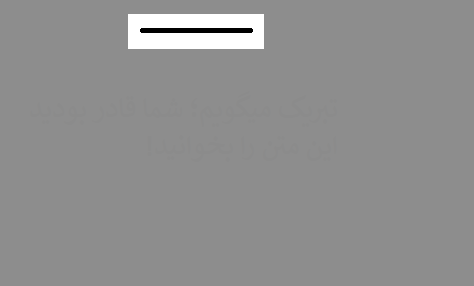
#> input picture images_for_MV/hidden.png, 474 x 286 px, found by its file name
$ jupyter execute hiddien_context.ipynb
#> lines starting #> are read from the running program, lines starting #| are printed output that depends on the picture
[cell 1]
import matplotlib.pyplot as plt
import numpy as np
import cv2

#image source: https://en.wikipedia.org/wiki/Histogram_equalization
image = cv2.imread('hidden.png', 0)
#> image: shape (286, 474); min 0, max 255, mean 143.9
result = cv2.equalizeHist(image)
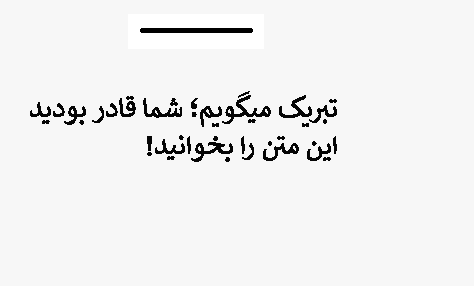
#> result: shape (286, 474); min 0, max 255, mean 240

plt.figure(figsize=[12,7])
plt.subplot(221);plt.imshow(image, cmap='gray');plt.title("Original image");
plt.subplot(222);plt.hist(image.ravel(), 256);

plt.subplot(223);plt.imshow(result, cmap='gray');plt.title("equalized histogram");
plt.subplot(224);plt.hist(result.ravel(), 256);#ravel() conigous 2d array or multi array into 1d
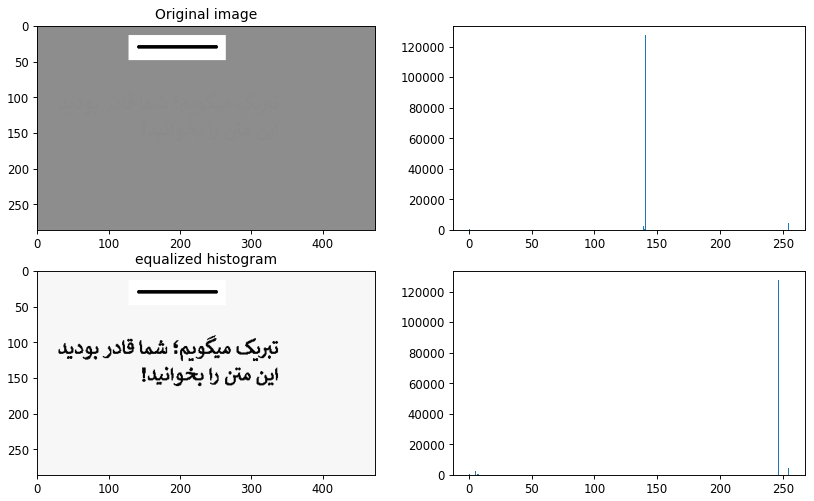
#> figure drawn by matplotlib, 4 panels; panel 2: tallest bar 127316 high, from x = 140.4 to 141.4; panel 4: tallest bar 127316 high, from x = 246 to 247

[cell 2]
import matplotlib.pyplot as plt
import numpy as np
import cv2

image = cv2.imread('hidden.png', 0)

# create a CLAHE object (Arguments are optional).
clahe = cv2.createCLAHE(clipLimit=12.0, tileGridSize=(8,8))
result = clahe.apply(image)

plt.figure(figsize=[12,4])
plt.subplot(122);plt.imshow(result, cmap='gray');plt.title("After adaptive histogram equalization");

result_eq=cv2.equalizeHist(image)
plt.subplot(121);plt.imshow(result_eq, cmap='gray');plt.title("After equalization");
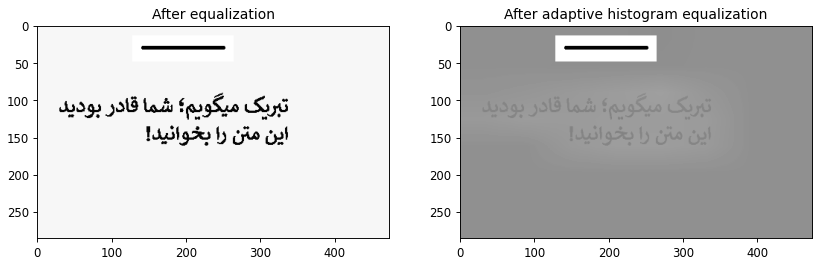
#> figure drawn by matplotlib, 2 panels
